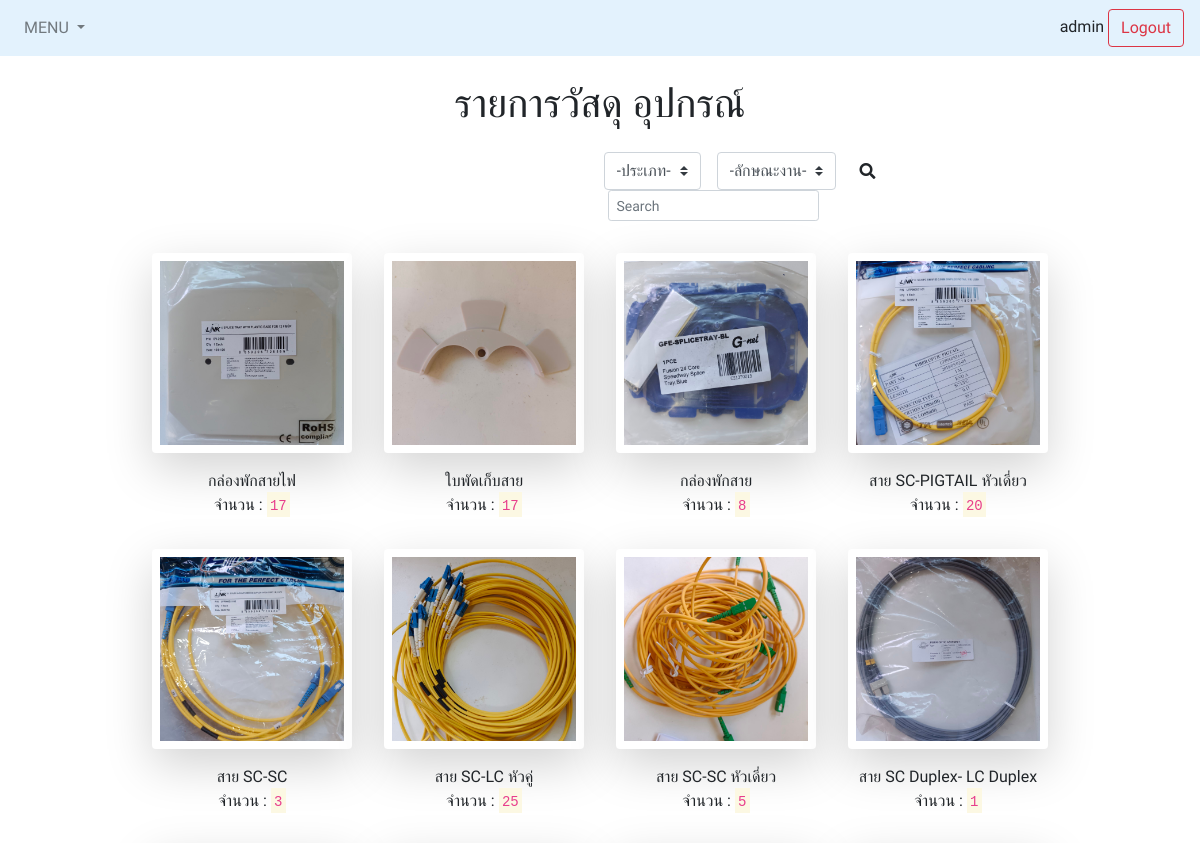
/main (signed in, upper part), run on an earlier commit of the app's database.
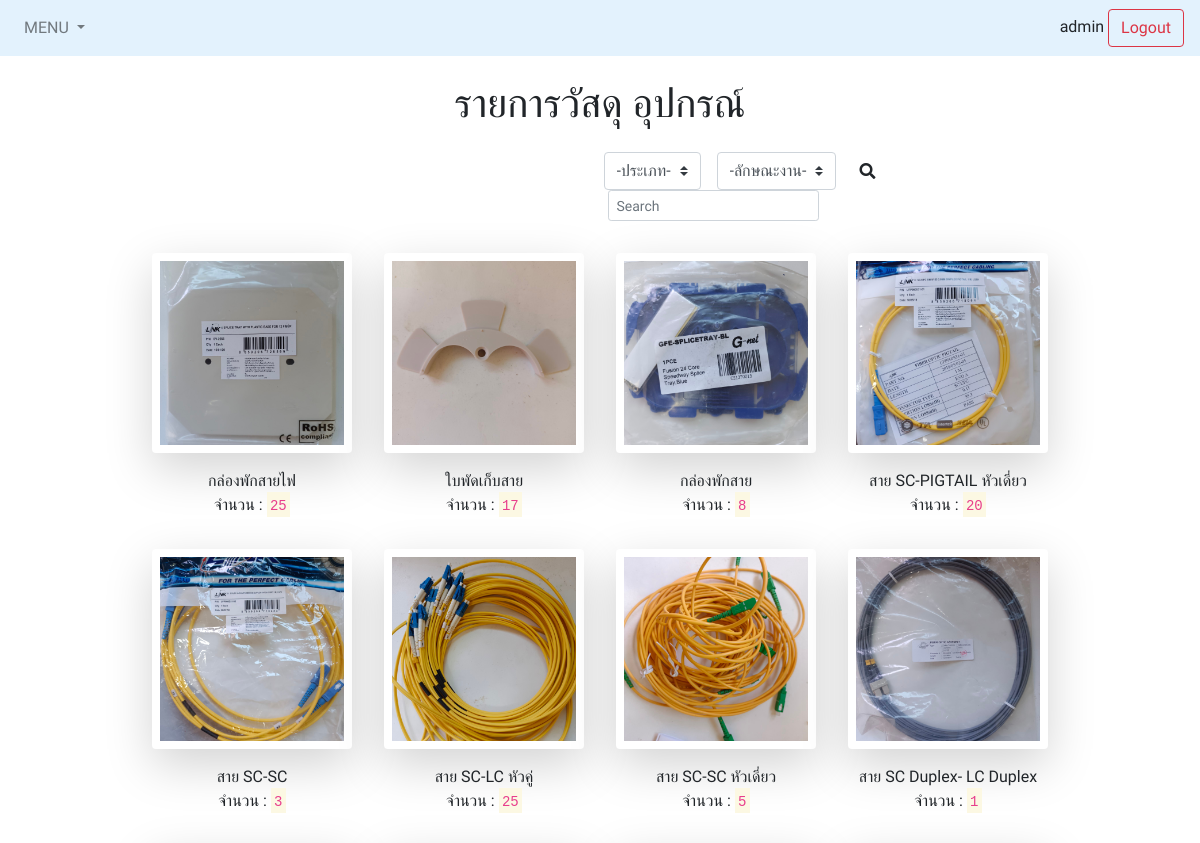
And on a later commit of the database.
### storage_tns_app/models.py (models this page shows, shortened)
class storage(models.Model):
    order = models.AutoField(auto_created=True, primary_key=True)
    Name = models.CharField(max_length=50,blank=True)
    Brand = models.CharField(max_length=50, blank=True)
    Type = models.CharField(max_length=50, blank=True)
    Category = models.CharField(max_length=50, blank=True)
    Amount = models.IntegerField()
    Picture = models.ImageField(upload_to='storage', blank=True)

### storage_tns_app/views.py (the view)
# urls.py: url(r'^main$',main,name='main'),
def main(request):
    user = request.session.get('user')
    if(user == None):
        return redirect('login')
    searchBox = storage.objects.all()
    if request.method == 'POST':
        keyword = request.POST.get('keyword')
        type = request.POST.get('type')
        category = request.POST.get('category')
        items = storage.objects.filter(Name__contains = keyword , Type__contains = type , Category__contains = category)
        print(request.POST.get('reset'))
        return render(request, 'main.html',{'user':user,'storage':items,'keyword':keyword,'searchBox':searchBox ,'type':type,'category':category})
    else:
        items = storage.objects.all()
    return render(request, 'main.html',{'user':user,'storage':items,'searchBox':searchBox})

### Templates/main.html (shortened to what this page needs)
{% extends "base.html" %}
{% block content %}
{% load static %}
</head>
  <body>
    <nav class="navbar navbar-expand-lg navbar-light d-flex sticky-top" style="background-color: #e3f2fd;">
      <div class="mr-auto">
      <ul class="navbar-nav">
        <li class="nav-item dropdown">
          <a class="nav-link dropdown-toggle" href="#" id="navbardrop" data-toggle="dropdown">
            MENU
          </a>
        </li>
      </ul>
    </div>
        <div class="p2">{{ user }}
        <a href="{% url 'login' %}"><button class="btn btn-outline-danger my-2 my-sm-0" type="submit">Logout</button></a>
      </div>
    </nav>
    <br>
      <center><h1>รายการวัสดุ อุปกรณ์</h1></center>
      <div class="row p-3 mr-2">
        <div class="col-sm-6"></div>
        <div class="col-sm-5">
          <form class="form-inline" Action="main" method="POST" name="search" id="search">
            <select name="type" class="custom-select mr-3" onchange="this.form.submit()">
              <option value="" {% if type == '' %}selected{% endif %}>-ประเภท-</option>
            </select>
            <select name="category" class="custom-select mr-3" onchange="this.form.submit()">
              <option value="" {% if category == '' %}selected{% endif %}>-ลักษณะงาน-</option>
            </select>
              <i class="fas fa-search ml-2" aria-hidden="true"></i>
              <input class="form-control form-control-sm ml-1 w-70" type="text" list="items" placeholder="Search" aria-label="Search" id="keyword" name="keyword" value ="{{ keyword }}">
          </form>
        </div>
      </div>
      <div class="container">
        <div class="d-flex align-content-start justify-content-center flex-wrap">
          {% for item in storage %}
          <div class="p-3 text-center">
            <a href="product?id={{ item.order }}" target="_blank">
            <img src="static/media/{{ item.Picture }}" class="mx-auto d-block shadow-lg p-2 mb-3 bg-white rounded" width="200" height="200" alt="{{ item.Picture }}"></a>
            <div>{{ item.Name }}</div>
            จำนวน : <mark><code>{{ item.Amount }}</code></mark>
          </div>
          {% endfor %}
        </div>
      </div>
  </body>
{% endblock content %}

### Templates/base.html (shortened to what this page needs)
{% load static %}
<!DOCTYPE html>
<html lang="en" dir="ltr">
  <head>
    <link rel="stylesheet" href="https://cdn.jsdelivr.net/npm/bootstrap@4.6.0/dist/css/bootstrap.min.css" />
    <link rel="stylesheet" href="https://use.fontawesome.com/releases/v5.7.2/css/all.css" />
  {% block content %}
      {% endblock content %}
</html>

### Templates/base.html (style rules this page uses)
body { font-family: 'Prompt', sans-serif; }

What changed in the data, as far as the page shows it:
changed storage "กล่องพักสายไฟ": Amount "17" → "25"
